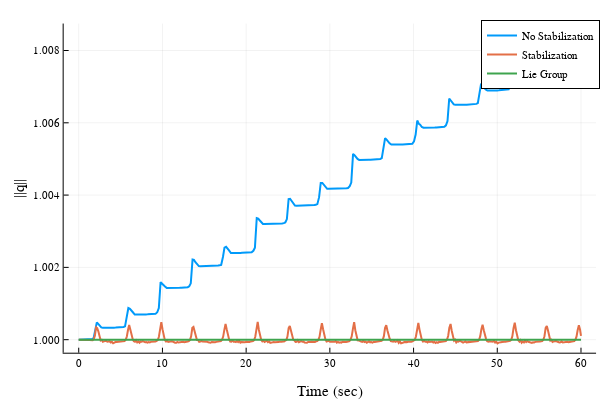

Notebook code cell kept with this figure:
### Code cell
#Now let's simulate and plot the quaternion norm again

xtrajq = zeros(7,N)
xtrajq[:,1] .= x0q

for k = 1:(N-1)
    xtrajq[:,k+1] .= lie_midpoint_step_q(xtrajq[:,k], h)
end

qnorm3 = zeros(N)
for k = 1:N
    qnorm3[k] = norm(xtrajq[1:4,k])
end

plot(sol_q.t,qnorm,label="No Stabilization",xlabel="Time (sec)",ylabel="||q||",lw=2)
plot!(sol_q2.t,qnorm2,label="Stabilization",lw=2)
plot!(thist,qnorm3,label="Lie Group",lw=2)

### Figure 1 — Plotly figure (JSON) as saved in the notebook; plotly's stock layout.template omitted (floating-point values rounded to 4 significant figures; data arrays with more than 128 entries replaced by an {"elided": "..."} marker saying what was removed)
{"data": [{"colorbar": {"title": ""}, "legendgroup": "No Stabilization", "line": {"color": "rgba(0, 154, 250, 1.000)", "dash": "solid", "shape": "linear", "width": 2}, "mode": "lines", "name": "No Stabilization", "showlegend": true, "type": "scatter", "x": {"elided": "322 float values"}, "xaxis": "x", "y": {"elided": "322 float values"}, "yaxis": "y", "zmax": null, "zmin": null}, {"colorbar": {"title": ""}, "legendgroup": "Stabilization", "line": {"color": "rgba(227, 111, 71, 1.000)", "dash": "solid", "shape": "linear", "width": 2}, "mode": "lines", "name": "Stabilization", "showlegend": true, "type": "scatter", "x": {"elided": "446 float values"}, "xaxis": "x", "y": {"elided": "446 float values"}, "yaxis": "y", "zmax": null, "zmin": null}, {"colorbar": {"title": ""}, "legendgroup": "Lie Group", "line": {"color": "rgba(62, 164, 78, 1.000)", "dash": "solid", "shape": "linear", "width": 2}, "mode": "lines", "name": "Lie Group", "showlegend": true, "type": "scatter", "x": {"elided": "601 float values"}, "xaxis": "x", "y": {"elided": "601 float values"}, "yaxis": "y", "zmax": null, "zmin": null}], "layout": {"annotations": [], "height": 400, "legend": {"bgcolor": "rgba(255, 255, 255, 1.000)", "bordercolor": "rgba(0, 0, 0, 1.000)", "borderwidth": 1, "font": {"color": "rgba(0, 0, 0, 1.000)", "family": "sans-serif", "size": 11}, "title": {"font": {"color": "rgba(0, 0, 0, 1.000)", "family": "sans-serif", "size": 15}, "text": ""}, "tracegroupgap": 0, "traceorder": "normal", "x": 1, "xanchor": "auto", "y": 1, "yanchor": "auto"}, "margin": {"b": 20, "l": 0, "r": 0, "t": 20}, "paper_bgcolor": "rgba(255, 255, 255, 1.000)", "plot_bgcolor": "rgba(255, 255, 255, 1.000)", "showlegend": true, "width": 600, "xaxis": {"anchor": "y", "domain": [0.1061, 0.9934], "gridcolor": "rgba(0, 0, 0, 0.100)", "gridwidth": 0.5, "linecolor": "rgba(0, 0, 0, 1.000)", "mirror": false, "range": [-1.8, 61.8], "showgrid": true, "showline": true, "showticklabels": true, "tickangle": 0, "tickcolor": "rgb(0, 0, 0)", "tickfont": {"color": "rgba(0, 0, 0, 1.000)", "family": "sans-serif", "size": 11}, "tickmode": "array", "ticks": "inside", "ticktext": ["0", "10", "20", "30", "40", "50", "60"], "tickvals": [0, 10, 20, 30, 40, 50, 60], "title": "Time (sec)", "titlefont": {"color": "rgba(0, 0, 0, 1.000)", "family": "sans-serif", "size": 15}, "type": "-", "visible": true, "zeroline": false, "zerolinecolor": "rgba(0, 0, 0, 1.000)"}, "yaxis": {"anchor": "x", "domain": [0.07581, 0.9902], "gridcolor": "rgba(0, 0, 0, 0.100)", "gridwidth": 0.5, "linecolor": "rgba(0, 0, 0, 1.000)", "mirror": false, "range": [0.9996, 1.009], "showgrid": true, "showline": true, "showticklabels": true, "tickangle": 0, "tickcolor": "rgb(0, 0, 0)", "tickfont": {"color": "rgba(0, 0, 0, 1.000)", "family": "sans-serif", "size": 11}, "tickmode": "array", "ticks": "inside", "ticktext": ["1.000", "1.002", "1.004", "1.006", "1.008"], "tickvals": [1, 1.002, 1.004, 1.006, 1.008], "title": "||q||", "titlefont": {"color": "rgba(0, 0, 0, 1.000)", "family": "sans-serif", "size": 15}, "type": "-", "visible": true, "zeroline": false, "zerolinecolor": "rgba(0, 0, 0, 1.000)"}}}
